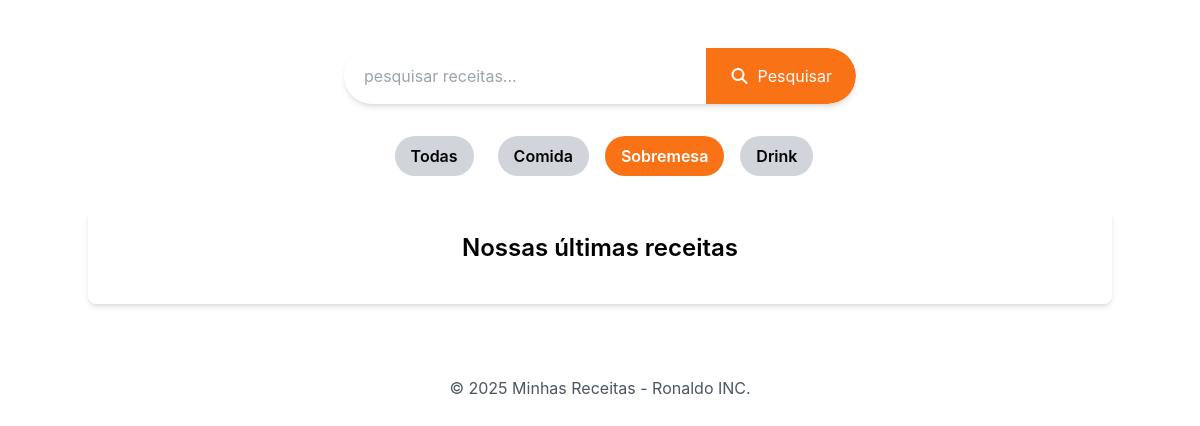
Before: /receitas/?categoria=sobremesa with the older database file.
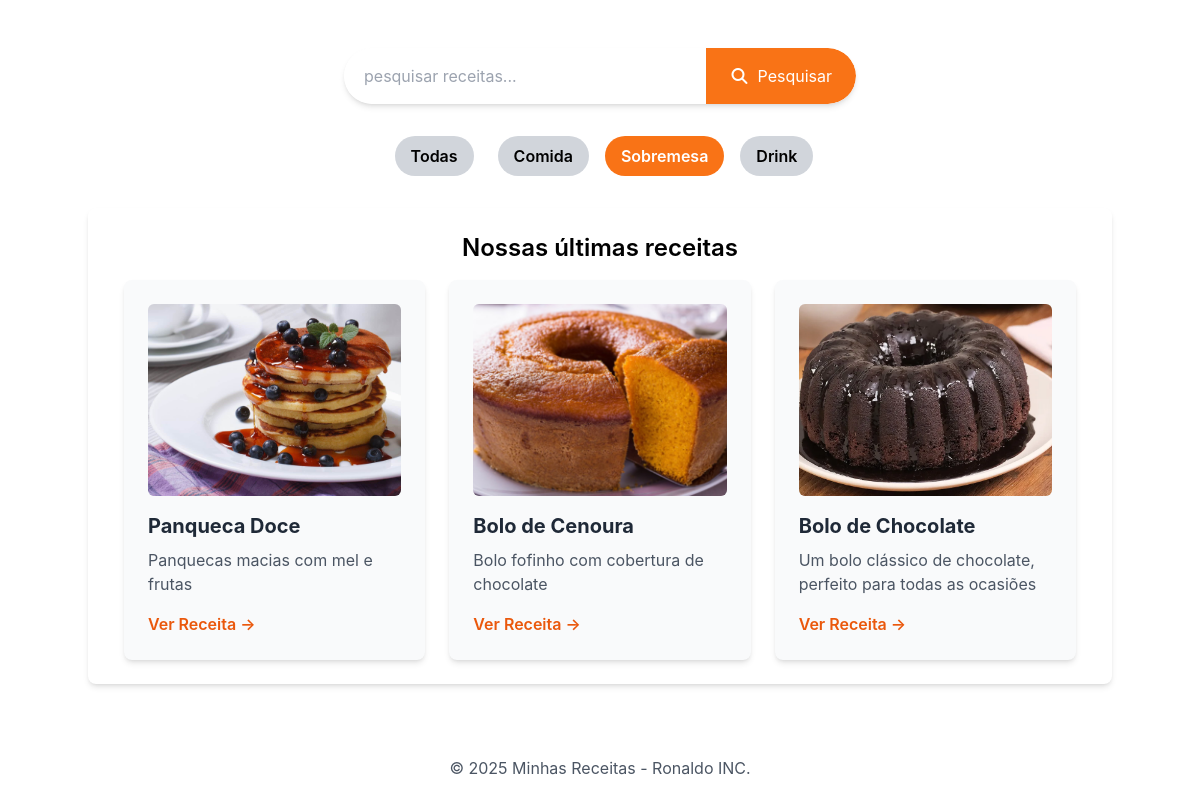
After: the same page with the newer database file.
### receitas/models.py (models this page shows, shortened)
class Receita(models.Model):
    CATEGORIAS=[
        ('comida', 'Comida'),
        ('sobremesa', 'Sobremesa'),
        ('drink', 'Drink'),
    ]
    title = models.CharField(max_length=200)
    description = models.TextField()
    ingredients = models.TextField()
    instructions = models.TextField()
    image = models.ImageField(upload_to='receitas/images/', blank=True, null=True)
    categoria = models.CharField("Categoria", max_length=20, choices=CATEGORIAS, default='comida')
    created_at = models.DateTimeField(auto_now_add=True)
    updated_at = models.DateTimeField(auto_now = True)
    class Meta:
        verbose_name = "Receita"
        verbose_name_plural = "Receitas"
        ordering = ['-created_at'] # Ordena as receitas pela data de criação (mais novas primeiro)

### receitas/views.py (the view)
# urls.py: 2. Add a URL to urlpatterns:  path('', views.home, name='home')
def home(request):
    categoria_slug = request.GET.get('categoria')
    categorias_choices = [choice[0] for choice in Receita.CATEGORIAS]
    if categoria_slug:
        receitas = Receita.objects.filter(categoria=categoria_slug)
        categoria_selecionada = categoria_slug
    else:
        receitas = Receita.objects.all()
        categoria_selecionada = None
    return render(request, 'receitas/home.html', {
        'receitas': receitas,
        'cetegorias': categorias_choices,
        'categoria_selecionada': categoria_selecionada,
    })

### receitas/templates/receitas/home.html (shortened to what this page needs)
{% extends "receitas/base.html" %}  {% block content %}
<section class="container mx-auto mt-8 p-4 flex justify-center">
  <form
    method="get"
    action="{% url 'pesquisar_receitas' %}"
    class="w-full max-w-lg flex bg-white rounded-full shadow-md overflow-hidden"
  >
    <input
      type="text"
      name="q"
      placeholder="pesquisar receitas... "
      class="flex-grow p-3 text-gray-700 focus:ring-2 focus-ring-orange-500 rounded-l-full pl-5"
    />
    <button
      type="submit"
      class="bg-orange-500 hover:bg-orange-600 text-white p-4 px-6 rounded-r-full transition duration-300 ease-in-out flex items-center justify-center"
    >
      <i class="fas fa-search mr-2"></i> Pesquisar
    </button>
  </form>
</section>
<nav class="relative justify-center my-4 z-10 flex space-x-4">
  <a
    href="{%url 'home'%}"
    class="mx-2 px-4 py-2 rounded-full font-semibold {% if not categoria_selecionada %}bg-orange-500 hover:bg-orange-600 text-white{% else %}bg-gray-300 hover:bg-gray-500 text-black{% endif %}"
    >Todas</a
  >
  <a
    href="{%url 'home'%}?categoria=comida"
    class="mx-2 px-4 py-2 rounded-full font-semibold {% if categoria_selecionada == 'comida' %}bg-orange-500 hover:bg-orange-600 text-white{% else %}bg-gray-300 hover:bg-gray-500 text-black{% endif %}"
    >Comida</a
  >
  <a
    href="{%url 'home'%}?categoria=sobremesa"
    class="mx-2 px-4 py-2 rounded-full font-semibold {% if categoria_selecionada == 'sobremesa' %}bg-orange-500 hover:bg-orange-600 text-white{% else %}bg-gray-300 hover:bg-gray-500 text-black{% endif %}"
    >Sobremesa</a
  >
  <a
    href="{%url 'home'%}?categoria=drink"
    class="mx-2 px-4 py-2 rounded-full font-semibold {% if categoria_selecionada == 'drink' %}bg-orange-500 hover:bg-orange-600 text-white{% else %}bg-gray-300 hover:bg-gray-500 text-black{% endif %}"
    >Drink</a
  >
</nav>
<main class="container mx-auto p-6 mt-8 bg-white rounded-lg shadow-md">
  <h2 class="text-2xl font-semibold mb-4 text-center">
    Nossas últimas receitas
  </h2>
  <div class="flex flex-wrap justify-center gap-6">
    {% for receita in receitas %}
    <div
      class="w-full sm:w-[calc(50%-1.5rem)] lg:w-[calc(33.333%-1.5rem)] bg-gray-50 p-6 rounded-lg shadow-md hover:shadow-lg transition-shadow duration-300 ease-in-out"
    >
      <img
        src="{{ receita.image.url }}"
        alt="[Imagem de {{ receita.title }}]"
        class="w-full h-48 object-cover rounded-md mb-4"
      />
      <h3 class="text-xl font-bold mb-2 text-gray-800">{{ receita.title }}</h3>
      <p class="text-gray-600 mb-4">{{ receita.description }}</p>
      <a
        href="{% url 'receita_detail' id=receita.id %}"
        class="text-orange-600 hover:text-orange-800 font-semibold"
        >Ver Receita &rarr;</a
      >
    </div>
    {% endfor %}
  </div>
</main>
{%endblock %}

### receitas/templates/receitas/base.html (shortened to what this page needs)
{%load static %}
<!DOCTYPE html>
<html lang="pt-br">
  <head>
    <script src="https://cdn.tailwindcss.com"></script>
    <link
      rel="stylesheet"
      href="https://cdnjs.cloudflare.com/ajax/libs/font-awesome/7.0.0/css/all.min.css"
    />
  </head>
  <body>
    {% block content %} {% endblock %}
    <footer class="mt-12 p-6 text-center text-gray-600">
      <p>&copy; 2025 Minhas Receitas - Ronaldo INC.</p>
    </footer>
  </body>
</html>

Changed rows visible on the page:
now on this page (row edited): Receita: image (picture), title "Panqueca Doce", description "Panquecas macias com mel e frutas"
now on this page (row edited): Receita: image (picture), title "Bolo de Cenoura", description "Bolo fofinho com cobertura de chocolate"
now on this page (row edited): Receita: image (picture), title "Bolo de Chocolate", description "Um bolo clássico de chocolate, perfeito para todas as ocasiões"
